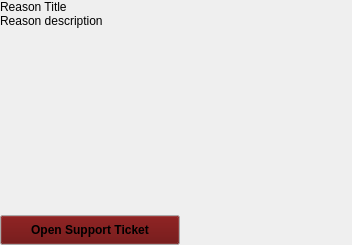
<?xml version="1.0" encoding="UTF-8"?>
<ui version="4.0">
 <class>TradeProcessFailedStep</class>
 <widget class="QWidget" name="TradeProcessFailedStep">
  <property name="geometry">
   <rect>
    <x>0</x>
    <y>0</y>
    <width>352</width>
    <height>245</height>
   </rect>
  </property>
  <property name="windowTitle">
   <string>Form</string>
  </property>
  <layout class="QVBoxLayout" name="verticalLayout">
   <property name="spacing">
    <number>0</number>
   </property>
   <property name="leftMargin">
    <number>0</number>
   </property>
   <property name="topMargin">
    <number>0</number>
   </property>
   <property name="rightMargin">
    <number>0</number>
   </property>
   <property name="bottomMargin">
    <number>0</number>
   </property>
   <item>
    <widget class="QLabel" name="reason_title_label">
     <property name="text">
      <string>Reason Title</string>
     </property>
    </widget>
   </item>
   <item>
    <widget class="QLabel" name="reason_description_label">
     <property name="sizePolicy">
      <sizepolicy hsizetype="Preferred" vsizetype="Preferred">
       <horstretch>0</horstretch>
       <verstretch>1</verstretch>
      </sizepolicy>
     </property>
     <property name="text">
      <string>Reason description</string>
     </property>
     <property name="alignment">
      <set>Qt::AlignLeading|Qt::AlignLeft|Qt::AlignTop</set>
     </property>
     <property name="wordWrap">
      <bool>true</bool>
     </property>
    </widget>
   </item>
   <item>
    <spacer name="verticalSpacer">
     <property name="orientation">
      <enum>Qt::Vertical</enum>
     </property>
     <property name="sizeType">
      <enum>QSizePolicy::Fixed</enum>
     </property>
     <property name="sizeHint" stdset="0">
      <size>
       <width>20</width>
       <height>13</height>
      </size>
     </property>
    </spacer>
   </item>
   <item>
    <layout class="QHBoxLayout" name="horizontalLayout">
     <item>
      <widget class="QPushButton" name="open_support_ticket_btn">
       <property name="minimumSize">
        <size>
         <width>180</width>
         <height>30</height>
        </size>
       </property>
       <property name="palette">
        <palette>
         <active>
          <colorrole role="Button">
           <brush brushstyle="SolidPattern">
            <color alpha="255">
             <red>98</red>
             <green>0</green>
             <blue>0</blue>
            </color>
           </brush>
          </colorrole>
         </active>
         <inactive>
          <colorrole role="Button">
           <brush brushstyle="SolidPattern">
            <color alpha="255">
             <red>98</red>
             <green>0</green>
             <blue>0</blue>
            </color>
           </brush>
          </colorrole>
         </inactive>
         <disabled>
          <colorrole role="Button">
           <brush brushstyle="SolidPattern">
            <color alpha="255">
             <red>98</red>
             <green>0</green>
             <blue>0</blue>
            </color>
           </brush>
          </colorrole>
         </disabled>
        </palette>
       </property>
       <property name="font">
        <font>
         <bold>true</bold>
        </font>
       </property>
       <property name="text">
        <string>Open Support Ticket</string>
       </property>
      </widget>
     </item>
     <item>
      <spacer name="horizontalSpacer">
       <property name="orientation">
        <enum>Qt::Horizontal</enum>
       </property>
       <property name="sizeHint" stdset="0">
        <size>
         <width>40</width>
         <height>20</height>
        </size>
       </property>
      </spacer>
     </item>
    </layout>
   </item>
  </layout>
 </widget>
 <resources/>
 <connections/>
</ui>
